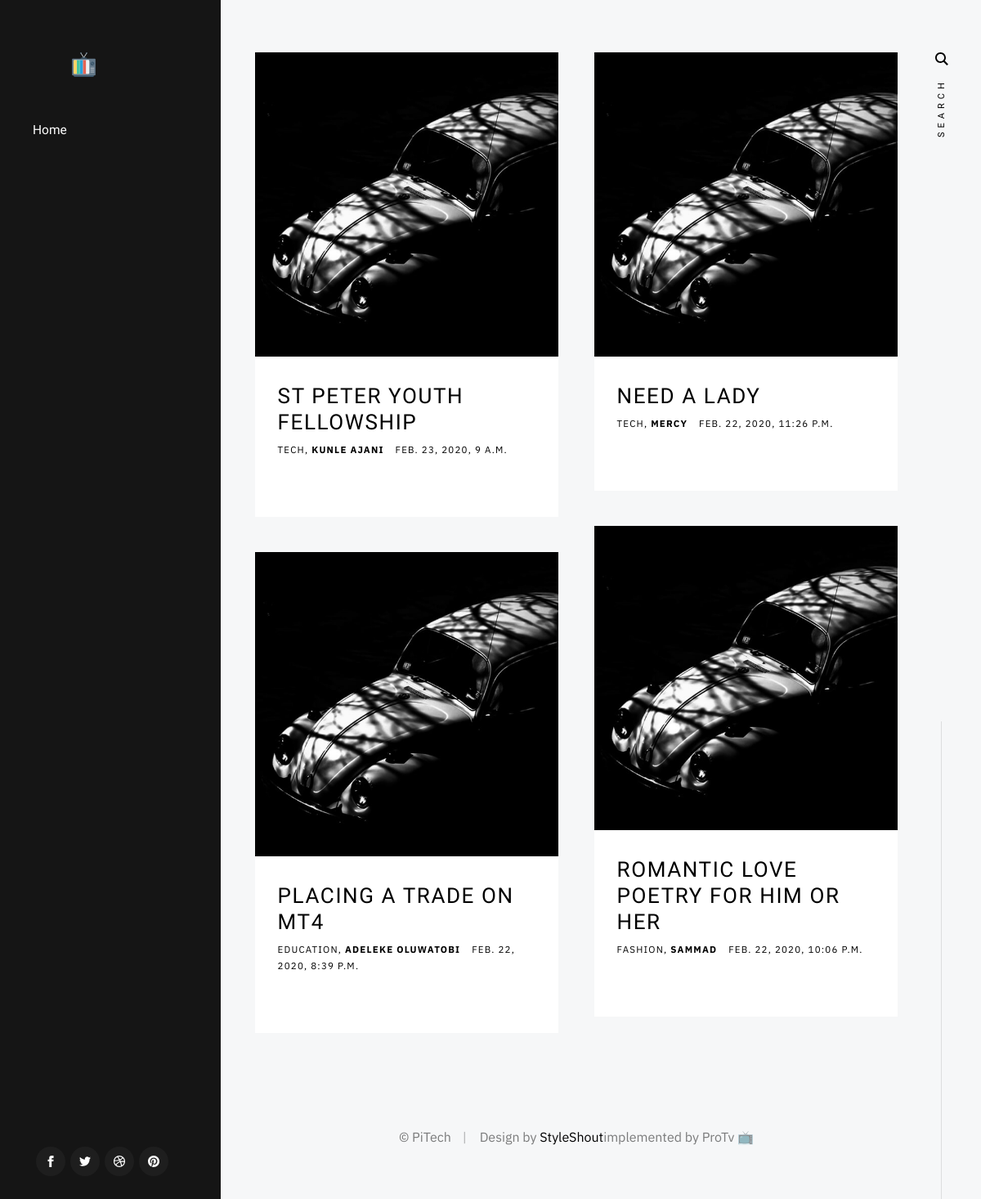
The page / on the database its author committed.
### blog/models.py (models this page shows, shortened)
class Post(models.Model):
	categories = [
	('Tech', 'Tech'),
	('Fashion', 'Fashion'),
	('Education', 'Education'),
	('Lifestyle', 'Lifestyle'),
	('Unknown', 'Unknown'),
	]
	title = models.CharField(max_length = 60)
	author = models.ForeignKey(User, on_delete = models.CASCADE)
	category = models.CharField(max_length = 100)
	content = models.TextField()
	quotes = models.TextField(blank = True , help_text = "Not Compulsory")
	cite = models.CharField(max_length=20, blank = True , help_text = "leave it empty if quotes are empty")
	tags = models.CharField(max_length = 30, help_text = "Insert tags here for better SEO ", blank = False , default = "Protv")
	published = models.DateTimeField(default = timezone.now , editable = False)
	class Meta:
		ordering = ['-published']

class User(models.Model):
	name = models.CharField(max_length = 150)
	email = models.EmailField()
	username = models.CharField(max_length = 100, unique=True)
	def __str__(self):
		return self.name

### blog/views.py (the view)
# urls.py: path("", views.blog , name = 'home'),
def blog(request):
	return render(request, 'index.html', {'posts':posts,})

### templates/index.html (shortened to what this page needs)
<!DOCTYPE html>
<html class="no-js" lang="en">
<head>
   {% load static %}
    <link rel="stylesheet" href="{% static 'css/base.css' %}">
    <link rel="stylesheet" href="{% static 'css/vendor.css' %}">
    <link rel="stylesheet" href="{% static 'css/main.css' %}">
</head>
<body>
    <div id="top" class="s-wrap site-wrapper">
        <header class="s-header">
            <div class="header__top">
                <div class="header__logo">
                    <a class="site-logo" href="{% url 'home'  %}">
                        <img src="{% static 'images/ico.svg' %}" alt="Homepage">
                    </a>
                </div>
            </div>
            <nav class="header__nav-wrap">
                <ul class="header__nav">
                    <li class="current"><a href="{% url 'home' %}" title="">Home</a></li>
                </ul>
                <ul class="header__social">
                    <li class="ss-facebook">
                        <a href="https://facebook.com/">
                        </a>
                    </li>
                    <li class="ss-twitter">
                        <a href="#0">
                        </a>
                    </li>
                    <li class="ss-dribbble">
                        <a href="#0">
                        </a>
                    </li>
                    <li class="ss-pinterest">
                        <a href="#0">
                        </a>
                    </li>
                </ul>
            </nav>
        </header>
        <div class="s-content">
            <div class="masonry-wrap">
                <div class="masonry">
    {% for post in posts %}
                    <article class="masonry__brick entry format-standard animate-this">
                        <div class="entry__thumb">
                            <a href="{% url  'blog_id' post.id %}" class="entry__thumb-link">
                                <img src="{% static 'images/thumbs/masonry/beetle-600.jpg' %}"
                                  alt="">
                            </a>
                        </div>
                        <div class="entry__text">
                            <div class="entry__header">
                                <h6 class="entry__title"><a href="{% url 'blog_id' post.id %}">{{ post.title }}</a></h6>
                                <div class="entry__meta">
                                    <span class="entry__meta-cat">
                                        <a href="category.html">{{ post.category }}</a>
                                        <a href="{% static 'category.html' %}"><b>{{ post.author }}</b></a>
                                    </span>
                                    <span class="entry__meta-date">
                                        <a href="single-standard.html">{{ post.published }}</a>
                                    </span>
                                </div>
                            </div>
                        </div>
                    </article>
                    {% endfor %}
                </div>
            </div>
        </div>
        <footer class="s-footer">
            <div class="row">
                <div class="column large-full footer__content">
                    <div class="footer__copyright">
                        <span>© PiTech</span>
                        <span>Design by <a href="https://www.styleshout.com/">StyleShout</a>implemented by ProTv 📺</span>
                    </div>
                </div>
            </div>
        </footer>
    </div>
</body>

### templates/css/base.css (style rules this page uses)
html { line-height: 1.15; -webkit-text-size-adjust: 100%; }
body { margin: 0; }
a { background-color: transparent; }
b, strong { font-weight: bolder; }
img { border-style: none; }
html { font-size: 62.5%; box-sizing: border-box; }
*, *::before, *::after { box-sizing: inherit; }
body { font-weight: normal; line-height: 1; word-wrap: break-word; -moz-font-smoothing: grayscale; -moz-osx-font-smoothing: grayscale; -webkit-font-smoothing: antialiased; -webkit-overflow-scrolling: touch; -webkit-text-size-adjust: none; }
svg, img, video embed, iframe, object { max-width: 100%; height: auto; }
div, dl, dt, dd, ul, ol, li, h1, h2, h3, h4, h5, h6, pre, form, p, blockquote, th, td { margin: 0; padding: 0; }
strong, b { font-weight: bold; line-height: inherit; }
ol, ul { list-style: none; }
li { display: block; }
a { text-decoration: none; line-height: inherit; }
a img { border: none; }
.row { width: 89%; max-width: 1200px; margin: 0 auto; display: -ms-flexbox; display: -webkit-flex; display: flex; -webkit-flex-flow: row wrap; -ms-flex-flow: row wrap; flex-flow: row wrap; }
.column { -webkit-flex: 1 1 0%; -ms-flex: 1 1 0%; flex: 1 1 0%; padding: 0 20px; }
.large-12, .large-full { -webkit-flex: 0 0 100%; -ms-flex: 0 0 100%; flex: 0 0 100%; max-width: 100%; }
@media screen and (max-width:1200px) { .column { padding: 0 16px; } }

### rows shown on the page
Post: title "ST PETER YOUTH FELLOWSHIP", category "TECH", author "KUNLE AJANI", published "FEB. 23, 2020, 9 A.M."
Post: title "NEED A LADY", category "TECH", author "MERCY", published "FEB. 22, 2020, 11:26 P.M."
Post: title "ROMANTIC LOVE POETRY FOR HIM OR HER", category "FASHION", author "SAMMAD", published "FEB. 22, 2020, 10:06 P.M."
Post: title "PLACING A TRADE ON MT4", category "EDUCATION", author "ADELEKE OLUWATOBI", published "FEB. 22, 2020, 8:39 P.M."
